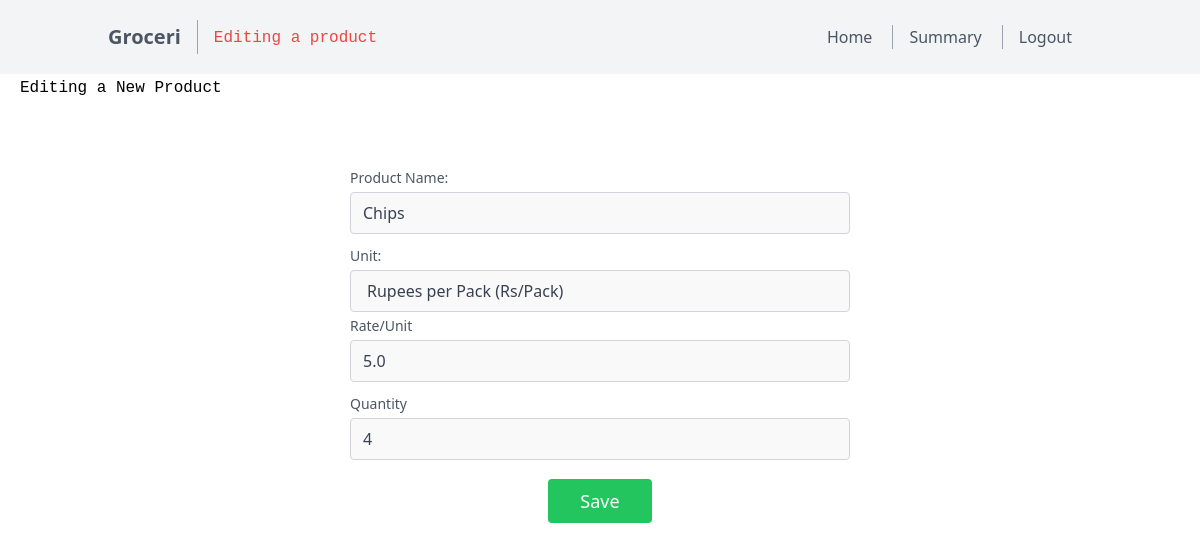
The page /product/16/edit (signed in) on the database as committed earlier.
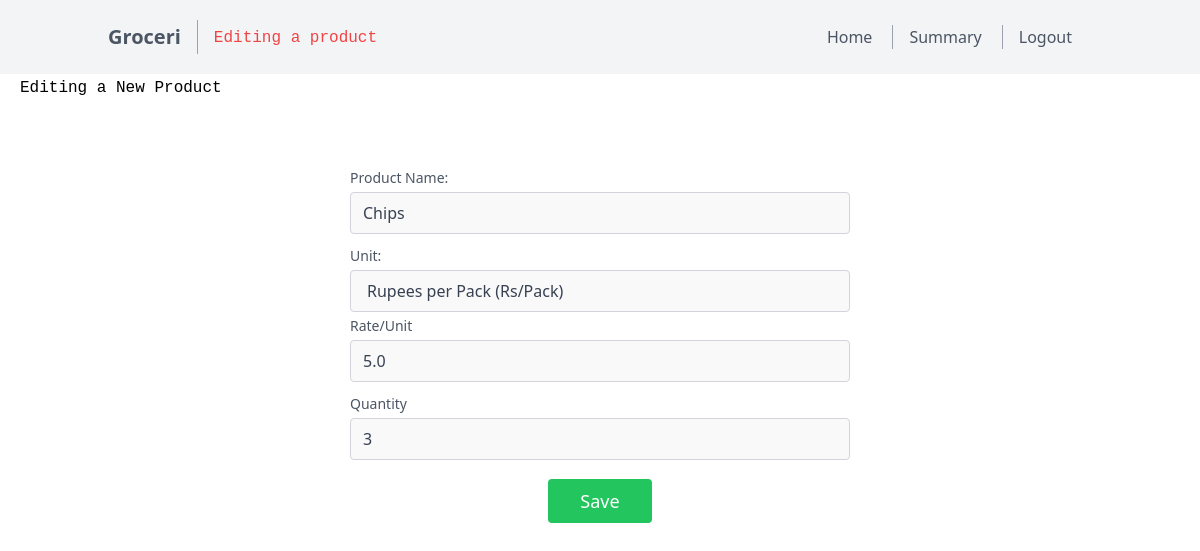
The same page on the database as committed later.
### models.py (models this page shows)
class Product(db.Model):
    __TableName__ = 'product'
    productid = db.Column(db.Integer, primary_key=True, autoincrement=True, nullable=False, unique=True)
    productname = db.Column(db.String(20), nullable=False)
    categoryid = db.Column(db.Integer, db.ForeignKey('category.categoryid'), nullable=False)
    rateperunit = db.Column(db.Float, nullable=False)
    unit= db.Column(db.String(20), nullable=False)
    quantity = db.Column(db.Integer, nullable=False)

### routes.py (the view)
@app.route('/product/<int:productid>/edit')
@auth_required
@manager_required
def edit_product(productid):
    return render_template('product/edit_product.html',product=Product.query.filter_by(productid=productid).first(),nav="edit_product")

### routes.py (called while the page is built)
def auth_required(func):
    @wraps(func)
    def inner(*args, **kwargs):
        if 'user_id' not in session:
            flash('Please login to continue')
            return redirect(url_for('login'))
        return func(*args, **kwargs)
    return inner

def manager_required(func):
    @wraps(func)
    def inner(*args, **kwargs):
        if 'user_id' not in session:
            flash('Please login to continue')
            return redirect(url_for('login'))
        if User.query.filter_by(userid=session['user_id']).first().role!="manager":
            flash('You are not authorized to access this page')
            return redirect(url_for('index'))
        return func(*args, **kwargs)
    return inner

### templates/product/edit_product.html (shortened to what this page needs)
{% extends 'manager_layout.html' %}
{% block content %}
<code style="margin-left:20px;margin-top:15px;">Editing a New Product</code>
<section class="text-gray-600 body-font relative">
    <form action="" method="post" class="mt-5">
    <div class="container px-5 py-15 mx-auto">
      <div class="lg:w-1/2 md:w-2/3 mx-auto">
        <div class="flex flex-wrap -m-2">
          <div class="p-1 w-full">
            <div class="relative">
              <label for="productname" class="leading-7 text-sm text-gray-600">Product Name:</label>
              <input type="text" id="productname" name="productname" value="{{product.productname}}" class="w-full bg-gray-100 bg-opacity-50 rounded border border-gray-300 focus:border-indigo-500 focus:bg-white focus:ring-2 focus:ring-indigo-200 text-base outline-none text-gray-700 py-1 px-3 leading-8 transition-colors duration-200 ease-in-out" required autofocus>
            </div>
          </div>
          <div class="p-1 w-full">
            <div class="relative">
              <label for="productunit" class="leading-7 text-sm text-gray-600">Unit:</label>
              <select id="productunit" name="productunit" class="w-full bg-gray-100 bg-opacity-50 rounded border border-gray-300 focus:border-indigo-500 focus:bg-white focus:ring-2 focus:ring-indigo-200 text-base outline-none text-gray-700 py-2 px-4 appearance-none leading-6 transition-colors duration-200 ease-in-out" required>
                <option value="rs/pack"{%if product.unit == "rs/pack"%}selected{%endif%}>Rupees per Pack (Rs/Pack)</option>
              </select>
            </div>
          </div>
        </div>
          <div class="flex flex-wrap -m-2">
            <div class="p-1 w-full">
              <div class="relative">
                <label for="rateperunit" class="leading-7 text-sm text-gray-600">Rate/Unit</label>
                <input type="number" id="rateperunit" name="rateperunit" value={{product.rateperunit}} class="w-full bg-gray-100 bg-opacity-50 rounded border border-gray-300 focus:border-indigo-500 focus:bg-white focus:ring-2 focus:ring-indigo-200 text-base outline-none text-gray-700 py-1 px-3 leading-8 transition-colors duration-200 ease-in-out" required>
              </div>
            </div>
            <div class="p-1 w-full">
              <div class="relative">
                <label for="productquantity" class="leading-7 text-sm text-gray-600">Quantity</label>
                <input type="number" id="productquantity" name="productquantity" value={{product.quantity}} class="w-full bg-gray-100 bg-opacity-50 rounded border border-gray-300 focus:border-indigo-500 focus:bg-white focus:ring-2 focus:ring-indigo-200 text-base outline-none text-gray-700 py-1 px-3 leading-8 transition-colors duration-200 ease-in-out" required>
              </div>
            </div>
            </div>
                  </div>
          <div class="p-2 w-full" style="margin-top:15px;">
            <input type="submit" class="flex mx-auto text-white bg-green-500 border-0 py-2 px-8 focus:outline-none hover:bg-green-600 rounded text-lg" value="Save" />
          </div>
        </div>
    </form>
  </section>
{% endblock %}

Rows that differ between the two databases and show on the page:
changed Product "Chips": productquantity "4" → "3"
